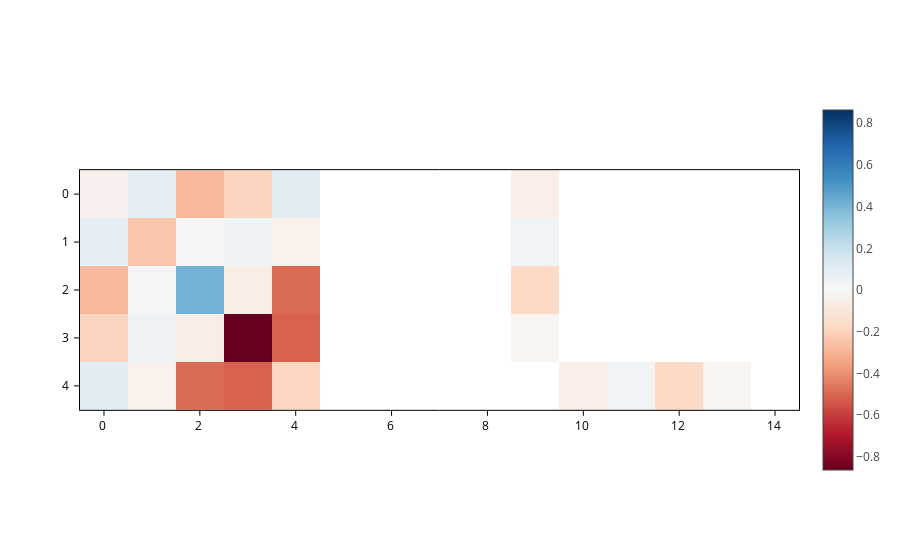

The notebook cell saved with this chart:
### Markdown cell above
## Matrix as an image

The default mode of `AtomicMatrixPlot` is simply to plot an image where the values of the matrix are encoded as colors:

### Code cell
plot = H.plot()
plot.get()

### Figure 1 — Plotly figure (JSON) as saved in the notebook; plotly's stock layout.template omitted (floating-point values rounded to 4 significant figures)
{"data": [{"coloraxis": "coloraxis", "meta": {}, "opacity": 1, "type": "heatmap", "z": [[-0.04066, 0.0871, -0.2838, -0.191, 0.1016, NaN, NaN, NaN, NaN, -0.05263, NaN, NaN, NaN, NaN, NaN], [0.0871, -0.2421, 0.02014, 0.03938, -0.03807, NaN, NaN, NaN, NaN, 0.02922, NaN, NaN, NaN, NaN, NaN], [-0.2838, 0.02014, 0.4106, -0.06766, -0.4913, NaN, NaN, NaN, NaN, -0.1757, NaN, NaN, NaN, NaN, NaN], [-0.191, 0.03938, -0.06766, -0.8634, -0.5102, NaN, NaN, NaN, NaN, -0.01763, NaN, NaN, NaN, NaN, NaN], [0.1016, -0.03807, -0.4913, -0.5102, -0.1873, NaN, NaN, NaN, NaN, NaN, -0.05263, 0.02922, -0.1757, -0.01763, NaN]], "zsmooth": false}], "layout": {"coloraxis": {"cmid": 0, "colorscale": [[0.0, "rgb(103,0,31)"], [0.1, "rgb(178,24,43)"], [0.2, "rgb(214,96,77)"], [0.3, "rgb(244,165,130)"], [0.4, "rgb(253,219,199)"], [0.5, "rgb(247,247,247)"], [0.6, "rgb(209,229,240)"], [0.7, "rgb(146,197,222)"], [0.8, "rgb(67,147,195)"], [0.9, "rgb(33,102,172)"], [1.0, "rgb(5,48,97)"]], "showscale": true}, "scene": {"aspectmode": "data", "xaxis": {"range": [-0.5, 14.5]}, "yaxis": {"range": [4.5, -0.5]}}, "xaxis": {"constrain": "domain", "range": [-0.5, 14.5], "scaleanchor": "y", "scaleratio": 1}, "yaxis": {"constrain": "domain", "range": [4.5, -0.5]}}}
